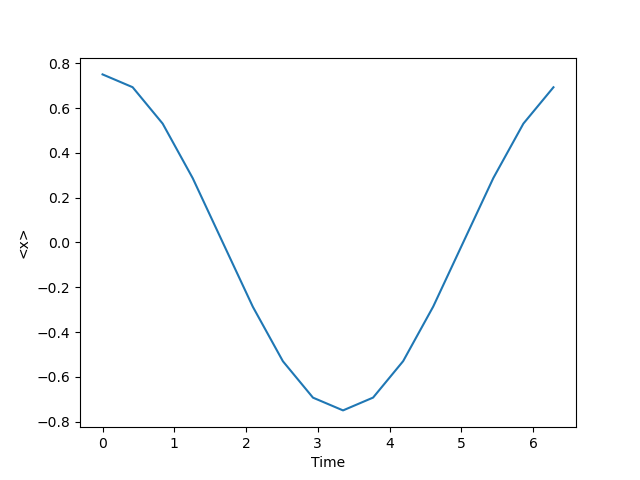

Reproduce this figure in Python.
from matplotlib import pyplot as plt
from constants import DX, PERIOD
from helper_functions import integrate
from constants import X

import numpy as np


from typing import Any


def compute(
    psi: np.ndarray[complex, Any], K: np.ndarray[complex, Any], steps: int
) -> np.ndarray[float, Any]:
    result = np.zeros(steps)
    psi_current = psi

    for i in range(steps):
        result[i] = integrate(X * np.abs(psi_current) ** 2, DX)
        psi_current = K @ psi_current * DX

    return result


def display(x_expectation, steps):
    plt.plot(np.linspace(0, PERIOD, steps), x_expectation)
    plt.xlabel("Time")
    plt.ylabel("<x>")
    plt.savefig("problem_b.png")
    plt.clf()
